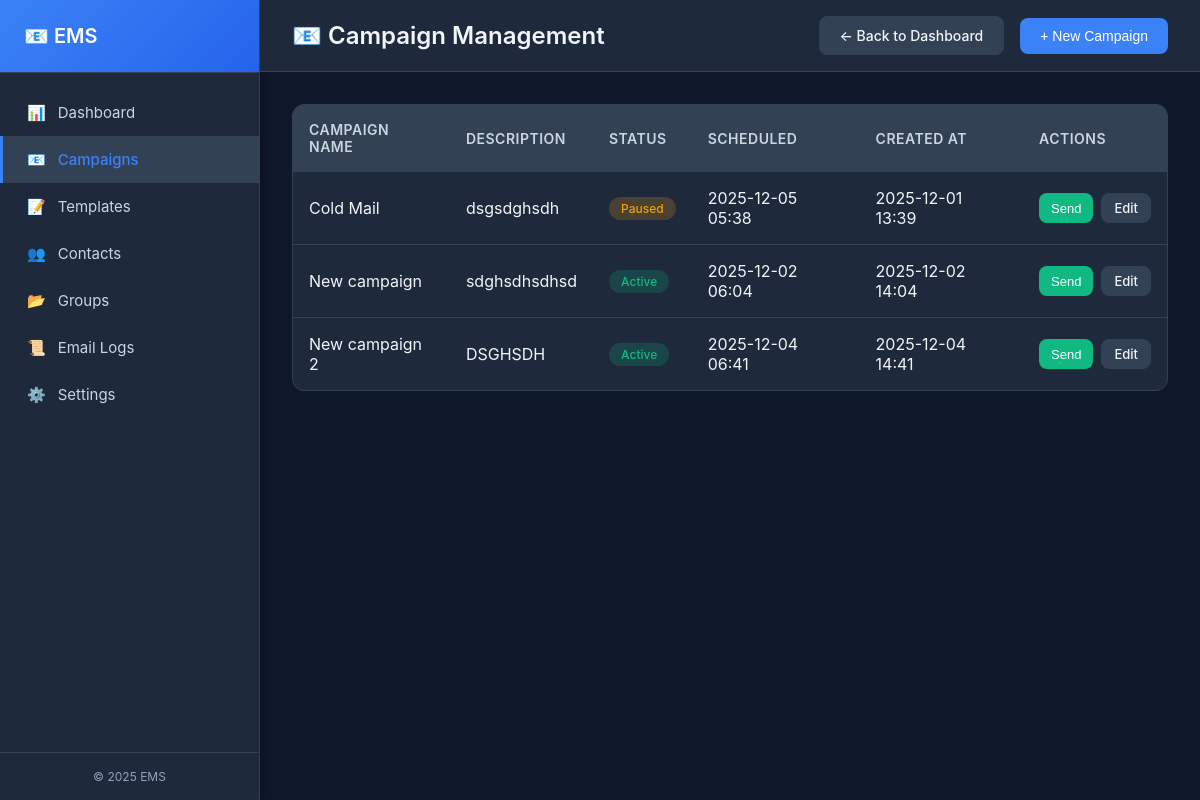
The app's page /campaign.php (signed in) with its own data.
### tables this page shows
CREATE TABLE `Campaigns` (
  `campaign_id` int NOT NULL,
  `member_id` int NOT NULL,
  `campaign_name` varchar(150) NOT NULL,
  `campaign_description` text,
  `campaign_status` enum('Draft','Active','Paused','Completed','Archived') DEFAULT 'Draft',
  `schedule_time` datetime DEFAULT NULL,
  `created_at` datetime DEFAULT CURRENT_TIMESTAMP
);

### config/Database.php (called while the page is built, shortened)
<?php
class dataBase {
    public function __construct( $db_config = [] ) {
        $this->servername = $db_config[ 'host' ] ?? 'localhost';
        $this->username   = $db_config[ 'user' ] ?? 'root';
        $this->password   = $db_config[ 'password' ] ?? 'root';
        $this->db_name         = $db_config[ 'database' ] ?? 'email_marketing_system';
        $this->db = new mysqli( $this->servername, $this->username, $this->password, $this->db_name );
    }
}
?>

### classes/BaseModelHelper.php (called while the page is built, shortened)
<?php
class BaseModelHelper {
    public static function mysqliGetAll($db, $table, $conditions = []) {
        $sql = "SELECT * FROM {$table}";
        if (!empty($conditions)) {
            $columns_result = $db->query("SHOW COLUMNS FROM {$table}");
            $existing_columns = [];
            if ($columns_result) {
                while ($col = $columns_result->fetch_assoc()) {
                    $existing_columns[] = $col['Field'];
                }
            }
            $whereParts = [];
            foreach ($conditions as $col => $val) {
                if (in_array($col, $existing_columns)) {
                    $escapedVal = $db->real_escape_string($val);
                    $whereParts[] = "{$col} = '{$escapedVal}'";
                }
            }
            if (!empty($whereParts)) {
                $sql .= " WHERE " . implode(" AND ", $whereParts);
            }
        }
        $result = $db->query($sql);
        $rows = [];
        if ($result && $result->num_rows > 0) {
            while ($row = $result->fetch_assoc()) {
                $rows[] = $row;
            }
        }
        return $rows;
    }
}
?>

### campaign.php (the view, shortened to what this page needs)
<?php
require_once 'classes/auditTrail.php';
require_once 'classes/BaseModelHelper.php';
require_once 'config/Database.php';
$member_id = $_SESSION['member_id'];
$db = new dataBase(['host' => 'localhost', 'user' => 'root', 'password' => 'root', 'database' => 'email_marketing_system']);
$campaigns = BaseModelHelper::mysqliGetAll($db->db, 'Campaigns', ['member_id' => $member_id]);
?>
<!DOCTYPE html>
<html lang="en">
<head>
</head>
<body>
    <div class="sidebar">
        <div class="sidebar-header">
            <h2>📧 EMS</h2>
        </div>
        <nav class="sidebar-nav">
            <a href="member_dashboard.php" class="nav-item">
                <span>📊</span>
                <span>Dashboard</span>
            </a>
            <a href="campaign.php" class="nav-item active">
                <span>📧</span>
                <span>Campaigns</span>
            </a>
            <a href="templates.php" class="nav-item">
                <span>📝</span>
                <span>Templates</span>
            </a>
            <a href="member_dashboard.php#contacts" class="nav-item">
                <span>👥</span>
                <span>Contacts</span>
            </a>
            <a href="member_dashboard.php#groups" class="nav-item">
                <span>📂</span>
                <span>Groups</span>
            </a>
            <a href="member_dashboard.php#email_logs" class="nav-item">
                <span>📜</span>
                <span>Email Logs</span>
            </a>
            <a href="member_dashboard.php#settings" class="nav-item">
                <span>⚙️</span>
                <span>Settings</span>
            </a>
        </nav>
        <div class="sidebar-footer">
            &copy; 2025 EMS
        </div>
    </div>
    <div class="main-content">
        <div class="topbar">
            <h1>📧 Campaign Management</h1>
            <div class="topbar-actions">
                <a href="member_dashboard.php" class="btn btn-secondary">← Back to Dashboard</a>
                <button class="btn btn-primary" onclick="openCreateModal()">+ New Campaign</button>
            </div>
        </div>
        <div class="content-area">
            <div class="table-container">
                <table>
                    <thead>
                        <tr>
                            <th>Campaign Name</th>
                            <th>Description</th>
                            <th>Status</th>
                            <th>Scheduled</th>
                            <th>Created At</th>
                            <th>Actions</th>
                        </tr>
                    </thead>
                    <tbody>
                        <?php if (empty($campaigns)): ?>
                            <tr>
                                <td colspan="6" style="text-align: center; padding: 2rem; color: var(--text-muted);">
                                    No campaigns found. Create your first campaign!
                                </td>
                            </tr>
                        <?php else: ?>
                            <?php foreach ($campaigns as $campaign): ?>
                                <tr>
                                    <td><?= htmlspecialchars($campaign['campaign_name']) ?></td>
                                    <td><?= htmlspecialchars($campaign['campaign_description'] ?? '') ?></td>
                                    <td>
                                        <span class="badge badge-<?= strtolower($campaign['campaign_status']) == 'active' ? 'success' : (strtolower($campaign['campaign_status']) == 'draft' ? 'muted' : 'warning') ?>">
                                            <?= ucfirst($campaign['campaign_status']) ?>
                                        </span>
                                    </td>
                                    <td><?= $campaign['schedule_time'] ? date('Y-m-d H:i', strtotime($campaign['schedule_time'])) : 'Not scheduled' ?></td>
                                    <td><?= date('Y-m-d H:i', strtotime($campaign['created_at'])) ?></td>
                                    <td>
                                        <div class="actions">
                                            <button class="btn btn-success btn-sm" onclick="openSendModal(<?= $campaign['campaign_id'] ?>, '<?= htmlspecialchars($campaign['campaign_name'], ENT_QUOTES) ?>')">
                                                Send
                                            </button>
                                            <a href="?edit=<?= $campaign['campaign_id'] ?>" class="btn btn-secondary btn-sm">Edit</a>
                                        </div>
                                    </td>
                                </tr>
                            <?php endforeach; ?>
                        <?php endif; ?>
                    </tbody>
                </table>
            </div>
        </div>
    </div>
</body>
</html>

### campaign.php (style rules this page uses)
:root { --bg-primary: #0f172a; --bg-secondary: #1e293b; --bg-tertiary: #334155; --bg-hover: #475569; --text-primary: #f1f5f9; --text-secondary: #cbd5e1; --text-muted: #94a3b8; --accent: #3b82f6; --accent-hover: #2563eb; --success: #10b981; --warning: #f59e0b; --danger: #ef4444; --border: #334155; --shadow: rgba(0, 0, 0, 0.3); }
* { box-sizing: border-box; margin: 0; padding: 0; }
body { font-family: 'Inter', 'Segoe UI', Roboto, sans-serif; background: var(--bg-primary); color: var(--text-primary); display: flex; height: 100vh; overflow: hidden; }
.sidebar { width: 260px; background: var(--bg-secondary); border-right: 1px solid var(--border); display: flex; flex-direction: column; box-shadow: 2px 0 10px var(--shadow); }
.sidebar-header { padding: 1.5rem; border-bottom: 1px solid var(--border); background: linear-gradient(135deg, var(--accent), var(--accent-hover)); }
.sidebar-header h2 { color: white; font-size: 1.25rem; font-weight: 600; }
.sidebar-nav { flex: 1; overflow-y: auto; padding: 1rem 0; }
.nav-item { display: block; padding: 0.875rem 1.5rem; color: var(--text-secondary); text-decoration: none; transition: all 0.2s; border-left: 3px solid transparent; display: flex; align-items: center; gap: 0.75rem; }
.nav-item.active { background: var(--bg-tertiary); color: var(--accent); border-left-color: var(--accent); font-weight: 500; }
.nav-item span { font-size: 0.9375rem; }
.sidebar-footer { padding: 1rem; text-align: center; font-size: 0.75rem; color: var(--text-muted); border-top: 1px solid var(--border); }
.main-content { flex: 1; display: flex; flex-direction: column; overflow: hidden; }
.topbar { background: var(--bg-secondary); border-bottom: 1px solid var(--border); padding: 1rem 2rem; display: flex; justify-content: space-between; align-items: center; }
.topbar h1 { font-size: 1.5rem; font-weight: 600; }
.topbar-actions { display: flex; align-items: center; gap: 1rem; }
.content-area { flex: 1; overflow-y: auto; padding: 2rem; }
.btn { padding: 0.625rem 1.25rem; border-radius: 8px; border: none; font-size: 0.875rem; font-weight: 500; cursor: pointer; transition: all 0.2s; display: inline-flex; align-items: center; gap: 0.5rem; text-decoration: none; }
.btn-primary { background: var(--accent); color: white; }
.btn-secondary { background: var(--bg-tertiary); color: var(--text-primary); border: 1px solid var(--border); }
.btn-success { background: var(--success); color: white; }
.btn-sm { padding: 0.375rem 0.75rem; font-size: 0.8125rem; }
.table-container { background: var(--bg-secondary); border: 1px solid var(--border); border-radius: 12px; overflow: hidden; }
table { width: 100%; border-collapse: collapse; }
thead { background: var(--bg-tertiary); }
th { padding: 1rem; text-align: left; font-size: 0.875rem; font-weight: 600; color: var(--text-secondary); text-transform: uppercase; letter-spacing: 0.5px; }
td { padding: 1rem; border-top: 1px solid var(--border); color: var(--text-primary); }
tbody tr { transition: background 0.2s; }
.badge { display: inline-block; padding: 0.25rem 0.75rem; border-radius: 12px; font-size: 0.75rem; font-weight: 500; }
.badge-success { background: rgba(16, 185, 129, 0.2); color: var(--success); }
.badge-warning { background: rgba(245, 158, 11, 0.2); color: var(--warning); }
.actions { display: flex; gap: 0.5rem; }

### records on screen
campaigns: campaign_name "Cold Mail", campaign_description "dsgsdghsdh", campaign_status "Paused", schedule_time "2025-12-05 05:38", created_at "2025-12-01 13:39"
campaigns: campaign_name "New campaign", campaign_description "sdghsdhsdhsd", campaign_status "Active", schedule_time "2025-12-02 06:04", created_at "2025-12-02 14:04"
campaigns: campaign_name "New campaign 2", campaign_description "DSGHSDH", campaign_status "Active", schedule_time "2025-12-04 06:41", created_at "2025-12-04 14:41"
